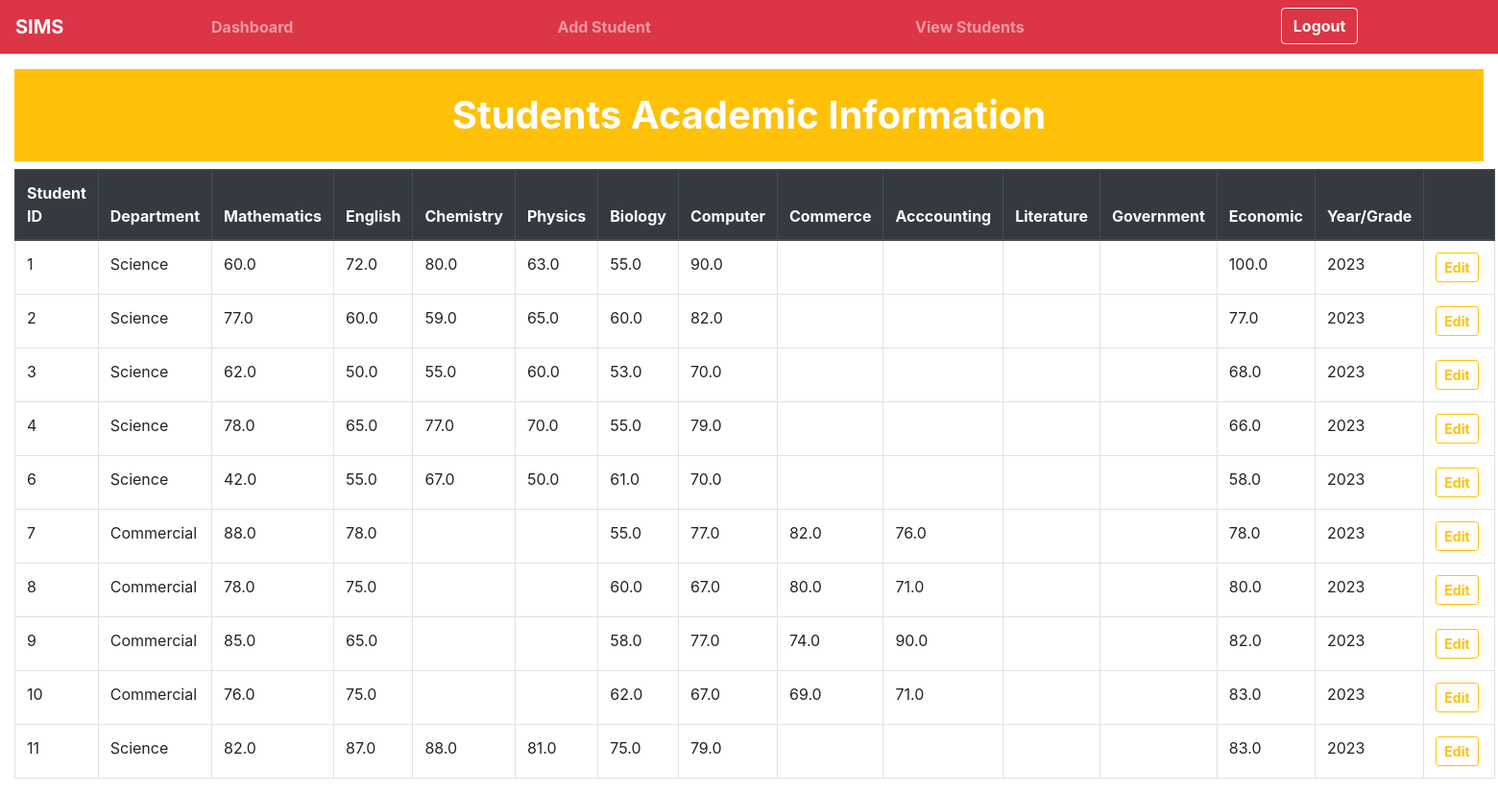
The app's page /academic_Information, older data.
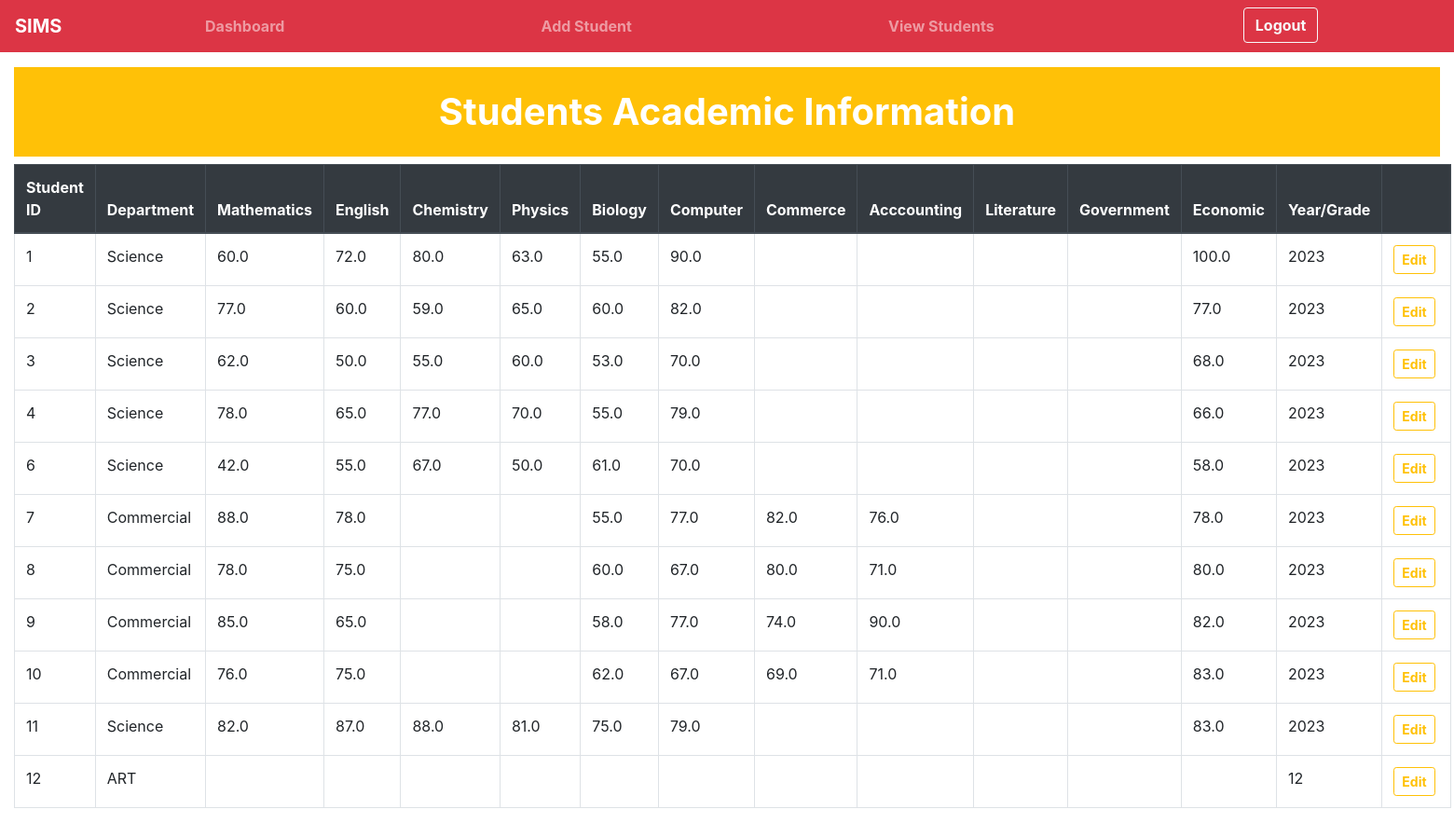
The same page, newer data.
### tables this page shows
CREATE TABLE AcademicInformation (
        student_id INTEGER PRIMARY KEY,
        department TEXT NOT NULL,
        Mathematics  REAL,
        English REAL,
        Chemistry REAL,
        Physics REAL,
        Biology REAL,
        Computer REAL,
        Commerce REAL,
        Acccounting REAL,
        Literature REAL,
        Government REAL,
        Economic REAL,
        year_grade INTEGER NOT NULL,
        FOREIGN KEY (student_id) REFERENCES PersonalInformation(student_id)
    );

### app.py (the view)
@app.route('/academic_Information', methods=['GET'])
def academic_Information():
    conn = connect_db()
    cursor = conn.cursor()
    cursor.execute('SELECT * FROM AcademicInformation')
    records = cursor.fetchall()
    return render_template('academic_Information.html', records=records)

### app.py (called while the page is built)
def connect_db():
    return sqlite3.connect('database.db')

### templates/academic_Information.html (shortened to what this page needs)
<!DOCTYPE html>
<html lang="en">
  <head>
    <link
      href="https://stackpath.bootstrapcdn.com/bootstrap/4.5.2/css/bootstrap.min.css"
      rel="stylesheet"
    />
  </head>
  <body>
    <nav class="navbar navbar-expand-lg navbar-dark bg-danger">
      <a class="navbar-brand fw-bold" href="#">SIMS</a>
      <div class="collapse navbar-collapse" id="navbarNav">
        <ul class="navbar-nav w-100 d-flex justify-content-around">
          <li class="nav-item">
            <a class="nav-link  fw-bold" href="{{ url_for('dashboard') }}"
              >Dashboard</a
            >
          </li>
          <li class="nav-item">
            <a class="nav-link  fw-bold" href="{{ url_for('add_student') }}"
              >Add Student</a
            >
          </li>
          <li class="nav-item">
            <a class="nav-link  fw-bold" href="{{ url_for('view_students') }}"
              >View Students</a
            >
          </li>
          <li class="nav-item">
            <a class="btn btn-outline-light fw-bold" href="{{ url_for('logout') }}"
              >Logout</a
            >
          </li>
        </ul>
      </div>
    </nav>
      <div class="container-fluid">
        <div class="row justify-content-center">
          <div class="col-md-12">
            <div class="table-container">
              <h1 class="text-center bg-warning p-4 fw-bold text-white mt-3">Students Academic Information</h1>
              <table class="table table-bordered ">
                <thead class="thead-dark">
                  <tr>
                    <th>Student ID</th>
                    <th>Department</th>
                    <th>Mathematics</th>
                    <th>English</th>
                    <th>Chemistry</th>
                    <th>Physics</th>
                    <th>Biology</th>
                    <th>Computer</th>
                    <th>Commerce</th>
                    <th>Acccounting</th>
                    <th>Literature</th>
                    <th>Government</th>
                    <th>Economic</th>
                    <th>Year/Grade</th>
                    <th></th>
                  </tr>
                </thead>
                <tbody>
                  {% for record in records %}
                  <tr class="animated">
                    <td>{{ record[0] }}</td>
                    <td>{{ record[1] }}</td>
                    <td>{{ record[2] }}</td>
                    <td>{{ record[3] }}</td>
                    <td>{{ record[4] }}</td>
                    <td>{{ record[5] }}</td>
                    <td>{{ record[6] }}</td>
                    <td>{{ record[7] }}</td>
                    <td>{{ record[8] }}</td>
                    <td>{{ record[9] }}</td>
                    <td>{{ record[10] }}</td>
                    <td>{{ record[11] }}</td>
                    <td>{{ record[12] }}</td>
                    <td>{{ record[-1] }}</td>
                    <td>
                        <a href="/edit_acadInfo/{{ record[0] }}" class="btn btn-outline-warning fw-bold btn-sm mr-1">Edit</a>
                    </td>
                  </tr>
                  {% endfor %}
                </tbody>
              </table>
            </div>
          </div>
        </div>
      </div>
  </body>
</html>

Row changes from the older to the newer data that the page shows:
added AcademicInformation: student_id "12", department "ART", year_grade "12"
